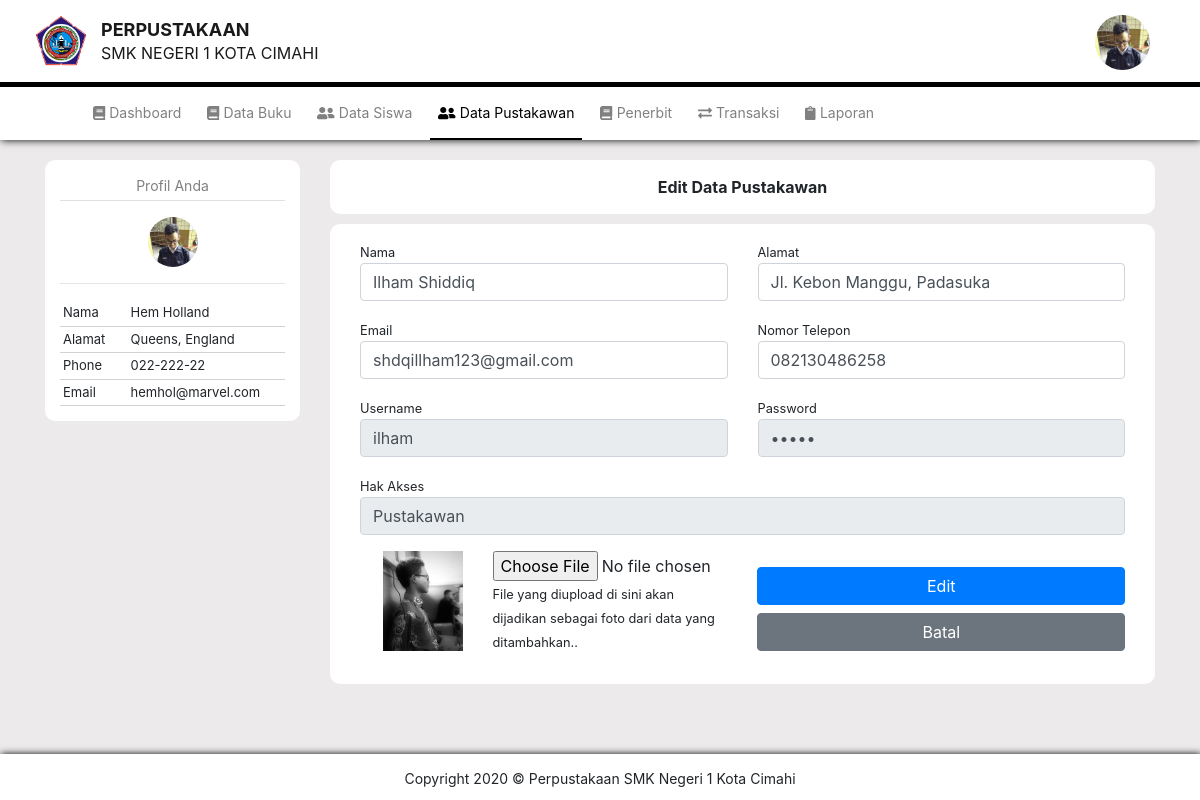
Screenshot of /pustakawan/edit-pustakawan.php?id=P001&hisid=P002 with the database file from the repository.
### tables this page shows
CREATE TABLE `pustakawan` (
  `idPustakawan` varchar(4) NOT NULL,
  `nama` varchar(50) DEFAULT NULL,
  `alamat` varchar(100) DEFAULT NULL,
  `phone` varchar(15) DEFAULT NULL,
  `email` varchar(50) DEFAULT NULL,
  `image` varchar(100) DEFAULT NULL
);

### pustakawan/edit-pustakawan.php (the view, shortened to what this page needs)
<?php
  require "../proses/koneksi.php";
  $id = $_GET['id'];
  $query = "SELECT * FROM pustakawan, login WHERE pustakawan.idPustakawan=:id AND pustakawan.idPustakawan=login.idPustakawan";
  $result = $con->prepare($query);
  $result->bindParam(':id', $id);
  $result->execute();
  while($row = $result->fetch(PDO::FETCH_ASSOC)){
    $nama = $row['nama'];
    $alamat = $row['alamat'];
    $phone = $row['phone'];
    $email = $row['email'];
    $image = $row['image'];
  }
?>
<?php
    $hisid = $_GET['hisid'];
    $hisdata = $con->prepare("SELECT * FROM pustakawan, login WHERE pustakawan.idPustakawan=:hisid AND pustakawan.idPustakawan=login.idPustakawan");
    $hisdata->bindParam(':hisid', $hisid);
    $hisdata->execute();
    while($his = $hisdata->fetch(PDO::FETCH_ASSOC)){
      $hisnama = $his['nama'];
      $hisalamat = $his['alamat'];
      $hisphone = $his['phone'];
      $hisemail = $his['email'];
      $hisuser = $his['username'];
      $hispass = $his['password'];
      $hishak = $his['hakUser'];
      $hisimage = $his['image'];
    }
?>
<!doctype html>
<html lang="en">
  <head>
    <link rel="stylesheet" href="../assets/css/bootstrap.min.css">
    <link rel="stylesheet" href="style.css">
    <link rel="stylesheet" href="../assets/css/all.min.css">
    <link rel="stylesheet" href="../assets/css/navbar.css">
  </head>
  <body>
    <nav class="navbar navbar-light">
      <div class="container-fluid">
        <a class="navbar-brand" href="#">
          <img src="../assets/img/brand/logo.png" width="60" class="d-inline-block align-top" alt="">
          <p class="judul-pertama">perpustakaan</p>
          <p class="judul-kedua">smk negeri 1 kota cimahi</p>
        </a>
      </div>
    </nav>
    <img src="../upload/<?php echo $image; ?>" class="foto-pustakawan foto" width="55" height="55">
    <nav class="navbar2 navbar-expand-lg navbar-light">
        <div class="collapse navbar-collapse" id="navbarNavAltMarkup">
          <div class="navbar-nav">
            <a class="nav-item nav-link disabled" href="home.html"><i class="fas fa-book"></i>&nbsp;Dashboard</a>
            <a class="nav-item nav-link disabled" href="data-buku.html"><i class="fas fa-book"></i>&nbsp;Data Buku</a>
            <a class="nav-item nav-link disabled" href="data-siswa.html"><i class="fas fa-user-friends"></i>&nbsp;Data Siswa</a>
            <a class="nav-item nav-link aktif" href="#"><i class="fas fa-user-friends"></i>&nbsp;Data Pustakawan</a>
            <a class="nav-item nav-link disabled" href="penerbit.html"><i class="fas fa-book"></i>&nbsp;Penerbit</a>
            <a class="nav-item nav-link disabled" href="transaksi.html"><i class="fas fa-exchange-alt"></i>&nbsp;Transaksi</a>
            <a class="nav-item nav-link disabled" href="laporan.html"><i class="fas fa-clipboard"></i>&nbsp;Laporan</a>
          </div>
        </div>
    </nav>
    <div class="content">
      <div class="container">
        <div class="row">
            <div class="col-lg-3">
                <div class="a">
                  <div class="your-profile-title text-center pb-1 mb-3">
                    Profil Anda
                  </div>
                  <div class="data-admin">
                    <div class="foto-admin text-center">
                      <img src="../upload/<?php echo $image; ?>" class="foto" width="50" height="50">
                      <hr>
                    </div>
                    <div class="data-admin">
                      <table style="width: 100%;">
                        <tr class="row-data-admin">
                          <td style="width: 30%; vertical-align: top;">Nama</td>
                          <td style="width: 70%;"><?php echo $nama; ?></td>
                        </tr>
                        <tr class="row-data-admin">
                          <td style="vertical-align: top;">Alamat</td>
                          <td><?php echo $alamat; ?></td>
                        </tr>
                        <tr class="row-data-admin">
                          <td style="vertical-align: top;">Phone</td>
                          <td><?php echo $phone; ?></td>
                        </tr>
                        <tr class="row-data-admin">
                          <td style="vertical-align: top;">Email</td>
                          <td><?php echo $email; ?></td>
                        </tr>
                      </table>
                    </div>
                  </div>
                </div>
              </div>
          <div class="col-lg-9">
            <div class="a judul-act">
                Edit Data Pustakawan
            </div>
            <div class="a">
            <form action="../proses/edit.php?hisid=<?php echo $hisid; ?>&id=<?php echo $id; ?>" method="post" enctype="multipart/form-data">
              <div class="container-fluid">
                <div class="form-group">
                  <div class="row">
                    <div class="col-6">
                      <small>Nama</small>
                      <input type="text" class="form-control" name="hisnama" placeholder="Nama lengkap..." required value="<?php echo $hisnama; ?>">
                    </div>
                    <div class="col-6">
                      <small>Alamat</small>
                      <input type="text" class="form-control" name="hisalamat" placeholder="Alamat..." required value="<?php echo $hisalamat; ?>">
                    </div>
                  </div>
                </div>
                <div class="form-group">
                  <div class="row">
                    <div class="col-6">
                      <small>Email</small>
                      <input type="email" class="form-control" name="hisemail" placeholder="Email..." required value="<?php echo $hisemail; ?>">
                    </div>
                    <div class="col-6">
                      <small>Nomor Telepon</small>
                      <input type="tel" class="form-control" name="hisphone" placeholder="Nomor Telepon..." required value="<?php echo $hisphone; ?>">
                    </div>
                  </div>
                </div>
                <div class="form-group">
                  <div class="row">
                    <div class="col-6">
                      <small>Username</small>
                      <input type="text" readonly class="form-control" name="hisusername" placeholder="Username..." required value="<?php echo $hisuser; ?>">
                    </div>
                    <div class="col-6">
                      <small>Password</small>
                      <input type="password" readonly class="form-control" name="hispassword" placeholder="Password..." required value="<?php echo $hispass; ?>">
                    </div>
                  </div>
                </div>
                <div class="form-group">
                  <div class="row">
                    <div class="col-12">
                      <small>Hak Akses</small>
                      <input type="text" readonly class="form-control" name="hishak" placeholder="Hak User..." required value="<?php echo $hishak; ?>">
                    </div>
                  </div>
                </div>
                <div class="form-group">
                  <div class="row">
                    <div class="col-lg-2 col-sm-6 col-4 text-right">
                    <img src="../upload/<?php echo $hisimage; ?>" id="hisgambar" style="width: 80px; height: 100px;">
                    </div>
                    <div class="col-lg-4 col-sm-6 col-8">
                      <input type="file" class="form-control-file" name="hisfilegambar" onchange="document.getElementById('hisgambar').src = window.URL.createObjectURL(this.files[0])">
                      <small>File yang diupload di sini akan dijadikan sebagai foto dari data yang ditambahkan..</small>
                    </div>
                    <div class="col-lg-6 col-sm-12 col-12">
                      <button type="submit" class="btn btn-primary mt-3 mb-2" name="hisedit" style="width: 100%;">Edit</button>
                      <a type="submit" class="btn btn-secondary" style="width: 100%; color: white;" data-toggle="modal" data-target="#batal-edit" >Batal</a>
                    </div>
                  </div>
                </div>
              </div>
            </form>
            </div>
          </div>
        </div>
      </div>
    </div>
    <div class="footer text-center">
      Copyright 2020 &copy; Perpustakaan SMK Negeri 1 Kota Cimahi
    </div>
  </body>
</html>

### pustakawan/style.css (style rules this page uses)
body { background-color: rgb(236, 234, 234); }
.navbar, .navbar2 { background-color: #fff; }
.navbar { border-bottom: 5px solid black; }
.navbar a.navbar-brand img { float: left; margin-right: 10px; }
.navbar a.navbar-brand p { font-size: 18px; text-transform: uppercase; line-height: 0; }
.navbar a.navbar-brand p.judul-pertama { font-weight: bold; margin-top: 17px; }
.navbar a.navbar-brand p.judul-kedua { margin-top: 23px; font-size: 16px; }
a.aktif { border-bottom: 2px black solid; }
.foto-pustakawan { position: absolute; top: 15px; right: 50px; }
img.foto { border-radius: 100px; }
.navbar2 { box-shadow: 1px 0px 8px black; }
.navbar2 .navbar-nav { margin-left: 85px; }
.navbar2 a.nav-item { font-size: 14px; color: black !important; margin-right: 10px; padding: 15px; }
.navbar2 a.disabled { color: gray !important; }
.content { margin-top: 10px; min-height: 73vh; }
.a { width: 100%; background-color: rgb(255, 255, 255); border-radius: 10px; padding: 15px; margin-top: 10px; }
.content .data-admin table tr.row-data-admin { border-bottom: 1px solid rgb(211, 209, 209); }
.content .data-admin table tr td { font-size: 13px; padding: 3px; }
.footer { width: 100%; padding: 14px; font-size: 14px; background-color: #fff; margin-top: 20px; box-shadow: 1px 0px 7px black; }
.your-profile-title { font-size: 14px; color: gray; border-bottom: rgb(224, 224, 224) 1px solid; }

### assets/css/navbar.css (style rules this page uses)
.judul-act { font-weight: bold; text-align: center; font-size: 16px; }

### rows the page displays
pustakawan: image (picture), nama "Hem Holland", alamat "Queens, England", phone "022-222-22", email "hemhol@marvel.com"
pustakawan: hisnama "Ilham Shiddiq", hisalamat "Jl. Kebon Manggu, Padasuka", hisemail "shdqillham123@gmail.com", hisphone "082130486258", hisusername "ilham", hishak "Pustakawan", image (picture)
